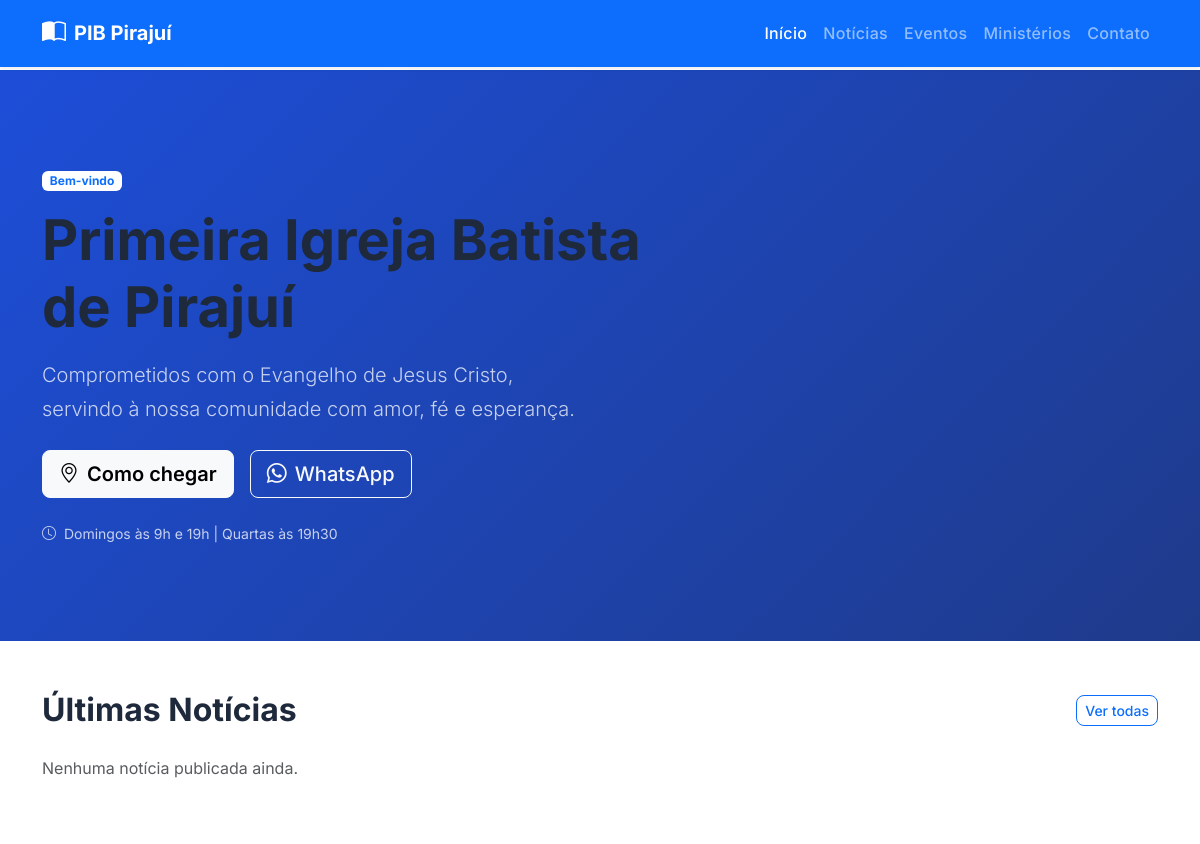
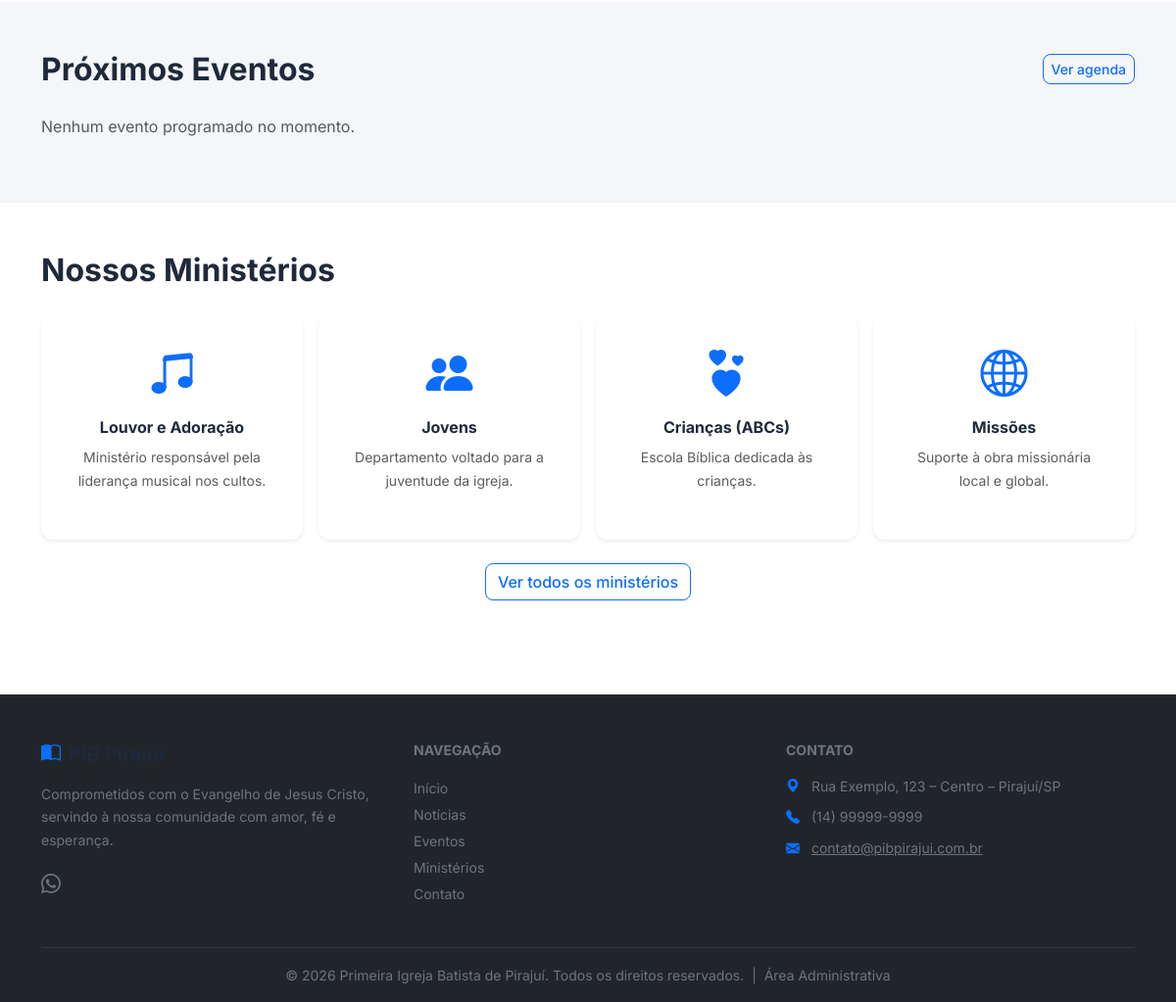
The page / on the database its author committed (2 pictures, top to bottom).
### tables this page shows
CREATE TABLE IF NOT EXISTS `ministerios` (
    `id`           INT(11)      NOT NULL AUTO_INCREMENT,
    `nome`         VARCHAR(150) NOT NULL COMMENT 'Nome do ministério, ex: Jovens, Missões',
    `descricao`    TEXT         NULL     COMMENT 'Descrição e propósito do ministério',
    `icone`        VARCHAR(100) NULL     COMMENT 'Classe CSS do ícone (ex: Bootstrap Icons)',
    `imagem`       VARCHAR(255) NULL     COMMENT 'Foto do grupo ou banner',
    `responsavel`  VARCHAR(100) NULL     COMMENT 'Nome do líder responsável',
    `ordem`        INT(11)      NOT NULL DEFAULT 0 COMMENT 'Ordem de exibição no site',
    `ativo`        TINYINT(1)   NOT NULL DEFAULT 1 COMMENT '1 = exibido no site',
    `criado_em`    DATETIME     NOT NULL DEFAULT CURRENT_TIMESTAMP,
    PRIMARY KEY (`id`)
);

### includes/functions.php (called while the page is built, shortened)
<?php
function sanitizar(string $dado): string {
    return htmlspecialchars(trim($dado), ENT_QUOTES, 'UTF-8');
}
function obter_config(PDO $pdo, string $chave, string $padrao = ''): string {
    static $cache = [];
    if (!isset($cache[$chave])) {
        $stmt = $pdo->prepare('SELECT valor FROM configuracoes WHERE chave = ? LIMIT 1');
        $stmt->execute([$chave]);
        $resultado = $stmt->fetchColumn();
        $cache[$chave] = ($resultado !== false) ? $resultado : $padrao;
    }
    return $cache[$chave];
}
function truncar(string $texto, int $limite = 150, string $sufixo = '...'): string {
    $texto = strip_tags($texto);
    if (mb_strlen($texto) <= $limite) return $texto;
    return mb_substr($texto, 0, $limite) . $sufixo;
}

### php/crud/ministerios_crud.php (called while the page is built, shortened)
<?php
function ministerios_listar(PDO $pdo, bool $apenas_ativos = false): array {
    $where = $apenas_ativos ? 'WHERE ativo = 1' : '';
    $stmt  = $pdo->query("SELECT * FROM ministerios $where ORDER BY ordem ASC, nome ASC");
    return $stmt->fetchAll();
}

### index.php (the view, shortened to what this page needs)
<?php
require_once __DIR__ . '/includes/db.php';
require_once __DIR__ . '/includes/functions.php';
require_once __DIR__ . '/php/crud/ministerios_crud.php';
$ultimas_noticias  = noticias_listar($pdo, 1, 3, true)['dados'];
$proximos_eventos  = eventos_listar($pdo, 1, 4, true, true)['dados'];
$ministerios_lista = ministerios_listar($pdo, true);
$site_whatsapp = obter_config($pdo, 'site_whatsapp', '');
$horario_culto = obter_config($pdo, 'site_horario_culto', '');
require_once __DIR__ . '/includes/header.php';
?>
<section class="hero-section bg-primary text-white py-5">
    <div class="container py-5">
        <div class="row align-items-center">
            <div class="col-lg-7">
                <span class="badge bg-white text-primary mb-3">Bem-vindo</span>
                <h1 class="display-4 fw-bold mb-3">
                    Primeira Igreja Batista de Pirajuí
                </h1>
                <p class="lead mb-4 opacity-75">
                    Comprometidos com o Evangelho de Jesus Cristo,<br>
                    servindo à nossa comunidade com amor, fé e esperança.
                </p>
                <div class="d-flex flex-wrap gap-3">
                    <a href="/contato.php" class="btn btn-light btn-lg fw-semibold">
                        <i class="bi bi-geo-alt me-2"></i>Como chegar
                    </a>
                    <?php if (!empty($site_whatsapp)): ?>
                    <a href="https://wa.me/<?= sanitizar($site_whatsapp) ?>" target="_blank"
                       class="btn btn-outline-light btn-lg">
                        <i class="bi bi-whatsapp me-2"></i>WhatsApp
                    </a>
                    <?php endif; ?>
                </div>
                <?php if (!empty($horario_culto)): ?>
                <p class="mt-4 mb-0 small opacity-75">
                    <i class="bi bi-clock me-1"></i> <?= sanitizar($horario_culto) ?>
                </p>
                <?php endif; ?>
            </div>
        </div>
    </div>
</section>
<section class="py-5">
    <div class="container">
        <div class="d-flex justify-content-between align-items-center mb-4">
            <h2 class="fw-bold mb-0">Últimas Notícias</h2>
            <a href="/noticias.php" class="btn btn-outline-primary btn-sm">Ver todas</a>
        </div>
        <?php if (empty($ultimas_noticias)): ?>
            <p class="text-muted">Nenhuma notícia publicada ainda.</p>
        <?php endif; ?>
    </div>
</section>
<section class="py-5 bg-light">
    <div class="container">
        <div class="d-flex justify-content-between align-items-center mb-4">
            <h2 class="fw-bold mb-0">Próximos Eventos</h2>
            <a href="/eventos.php" class="btn btn-outline-primary btn-sm">Ver agenda</a>
        </div>
        <?php if (empty($proximos_eventos)): ?>
            <p class="text-muted">Nenhum evento programado no momento.</p>
        <?php endif; ?>
    </div>
</section>
<?php if (!empty($ministerios_lista)): ?>
<section class="py-5">
    <div class="container">
        <h2 class="fw-bold mb-4">Nossos Ministérios</h2>
        <div class="row g-3">
            <?php foreach ($ministerios_lista as $min): ?>
            <div class="col-sm-6 col-lg-3">
                <div class="card h-100 border-0 shadow-sm text-center p-3">
                    <div class="card-body">
                        <i class="<?= sanitizar($min['icone'] ?: 'bi-star') ?> display-5 text-primary mb-3 d-block"></i>
                        <h6 class="fw-bold"><?= sanitizar($min['nome']) ?></h6>
                        <?php if (!empty($min['descricao'])): ?>
                        <p class="text-muted small"><?= sanitizar(truncar($min['descricao'], 80)) ?></p>
                        <?php endif; ?>
                    </div>
                </div>
            </div>
            <?php endforeach; ?>
        </div>
        <div class="text-center mt-4">
            <a href="/ministerios.php" class="btn btn-outline-primary">Ver todos os ministérios</a>
        </div>
    </div>
</section>
<?php endif; ?>
<?php require_once __DIR__ . '/includes/footer.php'; ?>

### css/style.css (style rules this page uses)
:root { --cor-primaria: #1d4ed8; --cor-escura: #1e293b; --cor-cinza: #f4f6f9; --fonte-principal: 'Inter', sans-serif; --raio-borda: 12px; --transicao: 0.25s ease; }
*, *::before, *::after { box-sizing: border-box; }
html { scroll-behavior: smooth; }
body { font-family: var(--fonte-principal); color: #334155; line-height: 1.7; }
h1, h2, h3, h4, h5, h6 { color: var(--cor-escura); line-height: 1.3; }
.hero-section { background: linear-gradient(135deg, var(--cor-primaria), #1e3a8a); min-height: 480px; display: flex; align-items: center; }
.card { border-radius: var(--raio-borda); transition: transform var(--transicao), box-shadow var(--transicao); }
.btn { border-radius: 8px; font-weight: 500; }
section.bg-light { background-color: var(--cor-cinza) !important; }

### rows shown on the page
ministerios: nome "Louvor e Adoração", descricao "Ministério responsável pela liderança musical nos cultos."
ministerios: nome "Jovens", descricao "Departamento voltado para a juventude da igreja."
ministerios: nome "Crianças (ABCs)", descricao "Escola Bíblica dedicada às crianças."
ministerios: nome "Missões", descricao "Suporte à obra missionária local e global."

### other values the page prints
sanitizar($_site_nome) "PIB Pirajuí"
sanitizar($horario_culto) "Domingos às 9h e 19h | Quartas às 19h30"
sanitizar($_endereco) "Rua Exemplo, 123 – Centro – Pirajuí/SP"
sanitizar($_tel) "(14) 99999-9999"
sanitizar($_email_rd) "contato@pibpirajui.com.br"
